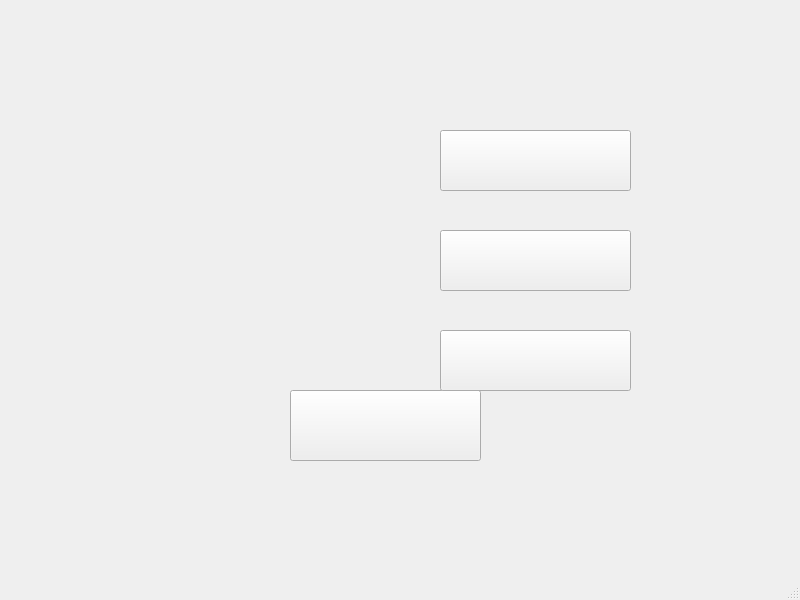
<?xml version="1.0" encoding="UTF-8"?>
<ui version="4.0">
 <class>MainWindow</class>
 <widget class="QMainWindow" name="MainWindow">
  <property name="geometry">
   <rect>
    <x>0</x>
    <y>0</y>
    <width>800</width>
    <height>600</height>
   </rect>
  </property>
  <property name="windowTitle">
   <string>MainWindow</string>
  </property>
  <widget class="QWidget" name="centralwidget">
   <widget class="QPushButton" name="pushButton">
    <property name="geometry">
     <rect>
      <x>290</x>
      <y>390</y>
      <width>191</width>
      <height>71</height>
     </rect>
    </property>
    <property name="text">
     <string/>
    </property>
   </widget>
   <widget class="QPushButton" name="pushButton_2">
    <property name="geometry">
     <rect>
      <x>440</x>
      <y>130</y>
      <width>191</width>
      <height>61</height>
     </rect>
    </property>
    <property name="text">
     <string/>
    </property>
   </widget>
   <widget class="QPushButton" name="pushButton_3">
    <property name="geometry">
     <rect>
      <x>440</x>
      <y>230</y>
      <width>191</width>
      <height>61</height>
     </rect>
    </property>
    <property name="text">
     <string/>
    </property>
   </widget>
   <widget class="QPushButton" name="pushButton_4">
    <property name="geometry">
     <rect>
      <x>440</x>
      <y>330</y>
      <width>191</width>
      <height>61</height>
     </rect>
    </property>
    <property name="text">
     <string/>
    </property>
   </widget>
  </widget>
  <widget class="QMenuBar" name="menubar">
   <property name="geometry">
    <rect>
     <x>0</x>
     <y>0</y>
     <width>800</width>
     <height>26</height>
    </rect>
   </property>
  </widget>
  <widget class="QStatusBar" name="statusbar"/>
 </widget>
 <resources/>
 <connections/>
</ui>
